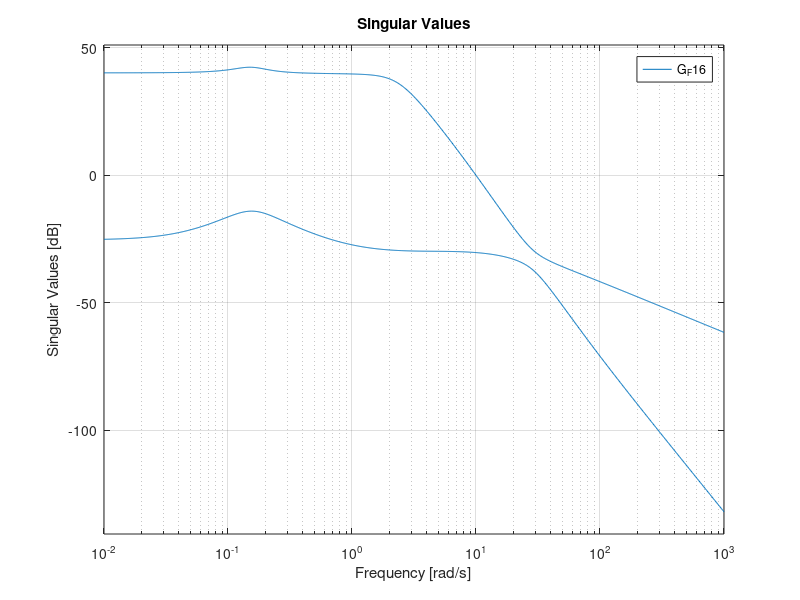

Write the MATLAB code that produced this figure. (Note: this script raises an error after producing the figure.)
%% Robust and Nonlinear Control, EEN050:
% Template for assignment 1, 2, and 3
%-------------------------------------------------
%-------------------------------------------------
%Initialization
clear all;
close all;
clc
% READ THIS:
% - Run this section first and do not overwrite any of the variables here
% besides (if necessary) input names and output names for the ss-objects.

%Low fidelity F16 longitudinal model from Aircraft Control and Simulation (B.L.Stevens-F.L.Lewis) pp. 156
%The linearized dynamic of the airplane F16
A_n=[-0.127 -235 -32.2 -9.51 0.314;
     -7E-4 -0.969 0 0.908 -2E-4;
      0 0 0 1 0;
      9E-4 -4.56 0 -1.58 0;
      0 0 0 0 -5];
%States
%[V(ft/s) speed, alpha(rad) angle of attack, theta(rad) pitch angle, q(rad/s) pitch rate, T(lb) engine_power]'
B_n=[0 -0.244;
    0 -0.00209; 
    0 0;
    10 -0.199;
    1087 0];
%Control inputs
%[thrust (N); elevator_deflection(rad)]'
C_n=[0 57.3 0 0 0;
     0 0 0 1 0;
     0.0208 15.2 0 1.45 0];
%Measured outputs
%[alpha(deg); q(rad/s); normal_acceleration(ft/s^2) ]
D_n=[0 0;
     0 0;
     0 0.033];
%Note, elevator deflection has a direct effect on vertical/normal
%accelleration
Gn=ss(A_n,B_n,C_n,D_n);
Gn.InputName = 'utilde';
Gn.OutputName = 'y';
% Actuator dynamics (nominal):
GT = tf(1,[1/(2.5*10) (1/2.5+1/10) 1]); % Thrust
Ge = tf(1,[1/25 1]);                    % Elevator deflection
Ga  = ss([GT, 0;0, Ge]);                % Actuator dynamics
Ga.InputName = 'u';
Ga.OutputName = 'ytilde';

% Disturbance model:
dryden =  tf([0.9751 0.2491],[1 0.885 0.1958]);
Wd = ss([0;dryden]);
Wd.InputName = 'd';
Wd.OutputName = 'Wd';

% Noise filter Wn:
wn1 = rad2deg(0.001);
wn2 = 0.001;
ft2m = 0.3048; % feet/meter
wn3 = 0.001/ft2m;
Wn = ss(diag([wn1,wn2,wn3]));
Wn.OutputName = 'Wn';
Wn.InputName = 'n';

%%%%%%%%%%%%%%%%%%%%%%%%%%%%%%% LQG design %%%%%%%%%%%%%%%%%%%%%%%%%%%%%%%%
% Assemble the physical system
G = Gn*[Ga Wd];

[A,B,C,~] = ssdata(G); % Retrive model matrices
% Number of states, control inputs, process noise, measurement noise
nx = length(A); nu = 2; nw = 1; ny = 3;

Glqi = ss(A,B(:,1:2),C(1,:),0); % ss-object is used for the LQI design
% LQI design - weigthing matrices
Q = blkdiag(eye(nx),10000);
R = eye(nu);

% Compute the feedback gain K
[K,~,~] = lqi(Glqi,Q,R);

% Kalman filter design w. 'kalman'
Gkalman = ss(A,B(:,3),C,0);% ss-object for filter design
QN = eye(nw);  % Process noise covariance
RN = eye(ny);  % Measurement noise covariance
[~,L,~] = kalman(Gkalman,QN,RN); % Compute the filter

% Split the gain into the state feedback gain and the integral gain
Kx = K(:,1:end-1);  % state feedback
Ki = K(:,end);      % integral gain
Bu = B(:,1:2);      % this is the part of B that multiplies with u

% Construct the system matrices
Ac = [A-L*C-Bu*Kx -Bu*Ki;-C(1,:) 0];
Bc = [L zeros(nx,1);0 0 0 1];
Cc = -K;
Dc = 0;

% Represent the LQG controller as a dynamical system
% Its input is [ytilde;r]
% Its output is [u]
LQG = ss(Ac,Bc,Cc,Dc);
LQG.InputName={'ytilde(1)','ytilde(2)','ytilde(3)','r'};
LQG.Outputname = {'u(1)','u(2)'};
'You can ignore the above name conflict'
%%%%%%%%%%%%%%%%%%%%%%%%%%%%%%%%%%%%%%%%%%%%%%%%%%%%%%%%%%%%%%%%%%%%%%%%%%%


%% A1/Ex1 - Open loop analysis
clc
G_F16 = Gn*Ga;                              % Airplane model

% Is the airplane model G_F16 is stable?

% Since the model is linearized, we are checking local stability of the
% system, in this case during level flight.
% For an open loop system it is sufficient to look at the sign of the
% eigenvalues for the system model, all eigenvalues should be strictly
% negative. poles should be in the left half plane.

eig(G_F16.A); % has only strictly negative eigenvalues => Stable.
% pole(G_F16); and pzplot(G_F16); confirms that poles are in the left half plane = Stable.

% Is the airplane model G_F16 minimal order?
% The condition for a minimal order system is that it is both
% 1. Stable, yes, as shown above.
% 2. Observable
rank(obsv(G_F16.A, G_F16.C)) % Is full rank, n=8, so system is observable
% 3. Controllable, or at least reachable.
rank(ctrb(G_F16.A, G_F16.B)); % Is full rank, so system is controllable.
% Therefore the system is of minimal order.

% Plot the singular values of the airplane model G_F16 (see the command
% 'sigma')

figure(1);
grid on;
sigma(G_F16);

% The Hinf norm is just the largest singular value in the entire frequency
% range. This is shown by the upper of the two curves in the plot. The
% largest singular value and therefore the largest system gain appears at w
% ~= 0.149 rad/s

% [sv,wout] = sigma(G_F16);
% m inputs by w amount of frequencies is returned in sv. In this case 2x86

% Compute the H-infinity norm of the airplane model
% (This can be done with the command 'hinfnorm'.)

hinfnorm(G_F16)
% Compute the H-2 norm of the airplane model 
% (The easiest way to do this is with the command 'norm'.)
% example: norm(ss-object of interest,2)

norm(G_F16, 2);

% Compute the H-2 norm of 'Gn'
% It is not possible to calculate the norm of this system because it is not
% a strictly proper. Last term is only proper.
tf(Gn)

%% A1/Ex2 - Uncertain actuator dynamics
% MATLAB-functions to use, 'tf', 'ureal', 'usample', 'step', 'sigma',
% 'blkdiag'.
clc
% Define the uncertainty parameters with 'ureal'
t1   =  ureal('t1',2.5,'percentage',30);
t2   =  ureal('t2',10,'percentage',40);
t3   =  ureal('t3',25,'percentage',25);
gT   =  ureal('gT',1,'percentage',50);
ge   =  ureal('ge',1,'percentage',10);


% Define the uncertain dynamics for thrust
GTu = tf(gT,[1/(t1*t2), (1/t1 + 1/t2), 1]); % Thrust

% Define the uncertain dynamics for elevator deflection
Geu = tf(ge,[1/t3 1]);                    % Elevator deflection

% Define the uncertain actuator dynamics (block diagonal)
Gau = blkdiag(GTu,Geu);
Gau.InputName = 'u';
Gau.OutputName = 'ydelta';

% Create 100 samples of Gau1 and Gau2 with 'usample'
samples = 100; % number of samples
% it takes time to generate 100 samples so feel free to change this
% the value of 'samples' when you are figuring things out.

GTu_samples = usample(GTu, samples);
Geu_samples = usample(Geu, samples);

% Plot the step responses and bode diagrams (sigma plot)
% Feel free to use the following plotting routine:
figure(1)
subplot(2,2,1)
step(GTu_samples)
hold on
step(GTu.NominalValue,'red')
title('Thrust: step response')
legend('random samples','nominal')

subplot(2,2,2)
step(Geu_samples)
hold on
step(Geu.NominalValue,'red')
title('Elevator deflection: step response')
legend('random samples','nominal')

subplot(2,2,3)
sigma(GTu_samples)
hold on
sigma(GTu.NominalValue, 'red')
title('Thrust: singular values')
legend('random samples','nominal')

subplot(2,2,4)
sigma(GTu_samples)
hold on
sigma(GTu.NominalValue, 'red')
title('Elevator deflection: singular values')
legend('random samples','nominal')
hold off

%% Ex2/A2 - (1)
% Simulation of LQG controller w. nominal actuator dynamics
% Consult the documentation for 'lsim' and 'connect' to better understand
% the code
clc
% Simulation parameters:
N = 1000;                  % number of time steps in simulation
T = linspace(0,50,N);      % time vector
flag_noise = 1;            % set to zero to remove noise
flag_x0 = 1;               % set to zero to initialize system at the origin

% Inputs:
r = zeros(N,1);            % reference signal
r(1:200)=-0.5; r(201:400)=1; r(401:600)=5; r(601:800)=-2; r(801:end)=0;
noise = randn(N,4);        % disturbance and measurement noise
U = [r noise*flag_noise];  % input vector

% Define the closed loop system using 'connect':
% Provide appropriate input/output names for each ss-object
Wd.InputName = 'd';
Wd.OutputName = 'Wd';

Ga.InputName = 'u';
Ga.OutputName = 'ydelta';

Wn.InputName = 'n';
Wn.OutputName = 'Wn';

Gn.InputName = 'utilde';
Gn.OutputName = 'y';

LQG.InputName = {'ytilde(1)','ytilde(2)','ytilde(3)','r'};
LQG.OutputName = 'u';

% Summation blocks:
Sum1 = sumblk('utilde = ydelta+Wd',2);
Sum2 = sumblk('ytilde = y+Wn',3);

% Choose inputs and outputs for the resulting closed loop system
inputs = {'r','n','d'};
outputs = {'y(1)'};     % y(1) corresponds with angle of attack [deg]

% Define the closed loop system:
LQG_clp = connect(Ga,Gn,Wd,Wn,LQG,Sum1,Sum2,inputs,outputs);

% Number of states in the closed loop system
nx_LQG = length(LQG_clp.A);
x0 = randn(nx_LQG,1)*flag_x0;   % initial state

% Simulating and plotting
Y_LQG = lsim(LQG_clp,U,T,x0);
figure(2)
plot(T,Y_LQG,T,r,'r--','LineWidth', 1.5)
legend('angle of attack','reference signal')
title('Reference tracking w. LQG on the angle of attack')
ylim([-10, 10])

%% A1/Ex3 - (2)
% Closed loop simulation w. LQG and uncertain actuator dynamics
% Repeat the above simulation with the ss-object 'Ga' replaced by a sample
% of the uncertain ss-object for the actuator dynamics 'Gau'(c.f A1/Ex2).
% The input and output names of the samples actuator dynamics should
% correspond with the input and output names of 'Ga'.

% Take a random sample of the uncertain actuator dynamics

Ga_random = usample(Gau,1);
Ga_random.InputName = 'u';
Ga_random.OutputName = 'ydelta';

% Close the loop with Ga_random instead of Ga
clp_LQGu = connect(Ga_random,Gn,LQG,Wn,Wd,Sum1,Sum2,inputs,outputs);
% simulate and plot
Y_LQGu = lsim(clp_LQGu,U,T,x0);
figure(3)
plot(T,Y_LQGu,T,r,'r--', 'LineWidth', 1.5)
legend('angle of attack','reference signal')
title('Reference tracking w. LQG on the angle of attack (random actuator dynamics)')
ylim([-10, 10])

%% A2/Ex1
clc
% Notes:
% Be mindful of the input/output dimensions when defining the filters.
% Feel free to use 'makeweight' when apropriate
% 
% Wn and Wd are defined in the first code section of this file.
% (Be aware of their input and output names!)
% To define the filter Wm (consult the documentation for 'ucover').
%
% Use 'connect' to contstruct the 'P' matrix.
% For convenience, order the inputs/outputs as follows
% Input: [udelta;r;n;d;u]
% Output: [ydelta;z;v] (v=[y+n;r])
%
% To compute the Hinf controller use 'hinfsyn'
% To compute the H2 controller use 'h2syn'

% Define the filters Wra, We, Wp, Wu

% Wra
kwra = 6.25;
Wra = tf(kwra^2,[1, 2*kwra, kwra^2]);

Wra = [Wra; 0; 0];

% We
We_k =   400; % DC gain
We_wc =  4.3;  % crossover frequency
We_khf = 0.4; % high frequency gain

% See derivation in Filip's notes!

We = paramsToFirstOrderTF(We_k, We_wc, We_khf);
We = [We, 0, 0];

% dcgain(We);
% abs(freqresp(We, We_wc));
% margin(We);

% Wp angle alpha
Wpa_k = 2.5;
Wpa_wc = 0.45;
Wpa_khf = 0.015;
% Wp normal acceleration
Wpan_k = 2.5;
Wpan_wc = 0.7;
Wpan_khf = 0.0063;

% Wpa = tf(makeweight(Wpa_k,Wpa_wc,Wpa_khf))
Wpa = paramsToFirstOrderTF(Wpa_k, Wpa_wc, Wpa_khf); % angle
Wpan = paramsToFirstOrderTF(Wpan_k, Wpan_wc, Wpan_khf); % normal acceleration

Wp = blkdiag(Wpa, 0, Wpan); % See plane table

% Wu
Wu = tf(blkdiag(0, 1/deg2rad(35)));

% Define WmT, Wme, and Wm (read the documentation for 'ucover')
% Feel free to use the samples taken in A1/Ex2

[~, infoWmT] = ucover(GTu_samples, GTu.NominalValue, 2, 'OutputMult'); % Thrust
WmT = infoWmT.W1;

[~, infoWme] = ucover(Geu_samples, Geu.NominalValue, 2, 'OutputMult'); % Elevator deflection
Wme = infoWme.W1;

Wm = blkdiag(WmT,Wme);

% The final weight describes the largest deviation from the nominal value
% at a specific frequency. Output Multiplicative on delta.

% Provide appropriate input/output names

We.InputName = 'we_in';
We.OutputName = 'ze';

Wp.InputName = 'y';
Wp.OutputName = 'zp';

Wn.InputName = 'n';
Wn.OutputName = 'wn_out';

Wra.InputName = 'r';
Wra.OutputName = 'wra_out';

Wu.InputName = 'utilde';
Wu.OutputName = 'zu';

Wm.InputName = 'udelta';
Wm.OutputName = 'wm_out';

Wd.InputName = 'd';
Wd.OutputName = 'wd_out';

Ga.InputName = 'u';
Ga.OutputName = 'ydelta';

Gn.InputName = 'utilde';
Gn.OutputName = 'y';

% Define the summation blocks (there are three):

Sum1 = sumblk('utilde=ydelta+wd_out+wm_out', 2);
Sum2 = sumblk('ytilde=y+wn_out', 3);
Sum3 = sumblk('we_in=wra_out-y', 3);

% Define the appropriate inputs and outputs (the order matters!)
% Input: [udelta;r;n;d;u]
% Output: [ydelta;z;v] (v=[y+n;r])

% Inputs and outputs of general DPK structure

inputs = {'udelta'; 'r'; 'n'; 'd'; 'u'};
outputs = {'ydelta'; 'ze'; 'zp'; 'zu'; 'ytilde'; 'r'}; % (v=[y+n; r]);

P = connect(Ga, Gn, Wra, Wm, We, Wp, Wu, Wn, Wd, Sum1, Sum2, Sum3, inputs, outputs);
size(P); % 7 inputs, 9 outputs, 11 states.

%% A2/Ex2
% Compute the H-infinity controller
nu = 2;
ny = 4;
[HinfCont, C, gamma1] = hinfsyn(P, ny, nu); % r and ytilde length 1 + 3, and u is length 2

% Gamma = 22.5181, NS but not NP.

% plot the singular values
figure(4)
sigma(HinfCont);
title('Singular values of Hinf controller');

%% A2/Ex3
% Compute the H2-controller
[H2Cont, ~, gamma2] = h2syn(P, ny, nu);

% plot the singular values
figure(5)
sigma(H2Cont)
title('Singular values of H2 controller')


%% A3/Ex1
% NS means that the nominal closed loop system N (plant P, controller K) is
% internally stable for all input-output pairs.

% NP means the nominal system has to be NS + N_22 (tf from w to z) has a
% H_inf or i2 norm lower than 1. This means that no disturbances will be
% amplified

% RS, means that the system is NS and N_11 (tf from u_delta to y_delta) has a H_inf
% norm lower than 1. No uncertainty should be amplified.

% Create Nominal closed loop system N using LFT:
K = HinfCont;
N = lft(P,K,nu,ny);

n_udel = 2;
n_ydel = 2;
nw = 5;
nz = 6;

% Make partitions
N11 = N(1:n_ydel, 1:n_udel);
N12 = N(1:n_ydel, n_udel+1:n_udel+nw);
N21 = N(n_ydel+1:n_ydel+nz, 1:n_udel);
N22 = N(n_ydel+1:n_ydel+nz, n_udel+1:n_udel+nw);

% We check if N is stable by looking at eigenvalues, or:
Nstable = isstable(N); % stable => Nominal stability!

% analysis
w = 0.01:0.01:1000; % frequencies of interest

% NP requires NS and hinfnorm(N22) <= 1
N22_norm = hinfnorm(N22) % 22.4793 > 1
% therefore the system is not NP!
figure(6)
sigma(N22, w);
hold on;
yline(0, '--')
title('N22 singular values')

% RS requires NS and hinfnorm(N11) <= 1
N11_norm = hinfnorm(N11); % 1.6838 > 1
% therefore the system is not have RS!
figure(7)
sigma(N11, w);
hold on;
yline(0, '--')
title('N11 singular values')

% RP requires RS and hinfnorm(N) <= 1
N_norm = hinfnorm(N); % 22.5329 > 1
% The system does not have RP since RS is not achieved,
% the hinfnorm is also too large.
figure(8)
sigma(N, w);
hold on;
yline(0, '--')
title('N singular values')


%% A3/Ex2 Simulation
% - Construct with 'connect' the  closed loop system between the LQG, Hinf,
%   and H2 controllers and the open loop plant.
% The open loop plant consists of:
% - Ga (nominal value or a sample of the uncertain actuator dynamics)
% - Wn, Wd, and, Gn
% - The delta block and the filters Wra, We, Wp, Wu, Wm are not included!

% Take a random sample of the uncertain actuator dynamics
Ga_random = usample(Gau,1);

% Define the appropriate summation blocks (there are two)
Sum1 = sumblk('utilde=ydelta+wd_out', 2);
Sum2 = sumblk('ytilde=y+wn_out', 3);

% Choose the apropriate inputs and outputs:
HinfCont.InputName = {'ytilde','ytilde(2)','ytilde(3)', 'r'};
HinfCont.OutputName = 'u';

H2Cont.InputName = {'ytilde(1)','ytilde(2)','ytilde(3)', 'r'};
H2Cont.OutputName = 'u';

inputs = {'r','n','d','u'};
outputs = {'y(1)'};

% Define the closed loop systems:
% LQG closed loop system
LQG_clp = connect(Ga_random,Gn,LQG,Wn,Wd,Sum1,Sum2,inputs,outputs);

% H-infinity closed loop system
Hinf_clp = connect(Ga_random,Gn,HinfCont,Wn,Wd,Sum1,Sum2,inputs,outputs);

% H-2 closed loop system
H2_clp = connect(Ga_random,Gn,H2Cont,Wn,Wd,Sum1,Sum2,inputs,outputs);

% Feel free to use the following plotting routine:
% Simulation parameters:
N = 1000;                  % number of time steps in simulation
T = linspace(0,50,N);      % time vector
flag_noise = 1;            % set to zero to remove noise
flag_x0 = 0;               % set to zero to initialize system at the origin
% Inputs:
r = zeros(N,1);            % reference signal
r(1:200)=-0.5; r(201:400)=1; r(401:600)=5;r(601:800)=-2; r(801:end)=0;
noise = randn(N,4);        % Disturbance and measurement noise
U = [r, noise*flag_noise, zeros(N,2)]; % Input vector

% Initial state(s)
% Number of states is the LQG closed loop system
nx_LQG = length(LQG_clp.A);
% Number of states in the H_(2,infinity) closed loop systems
nx_H = length(Hinf_clp.A);

x0_LQG = randn(nx_LQG,1)*flag_x0;   % initial state (LQG)
x0_H = randn(nx_H,1)*flag_x0;       % initial state (Hinf,H2)

% Simulate:
Yinf =  lsim(Hinf_clp,U,T,x0_H);
Y2   =  lsim(H2_clp,U,T,x0_H);
YLQG =  lsim(LQG_clp,U,T,x0_LQG);

% Feel free to use the following plotting routine.
figure(9)
plot(T,Yinf,T,Y2,T,YLQG,T,r,'r--')
title('Reference tracking on angle of attack [deg]')
legend('Hinf','H2','LQG','reference')
ylim([-3,6])


%% Functions

function TF = paramsToFirstOrderTF(k, wc, khf)

    % Function to calculate first order parameters from:
    % DC gain k
    % high frequency gain khf
    % crossover frequency wc

    p = sqrt( wc^2 * (1-khf^2) / ( (k/khf)^2 * khf^2 - 1) );
    z = k/khf * p;

    TF = tf(khf*[1, z], [1, p]);

end